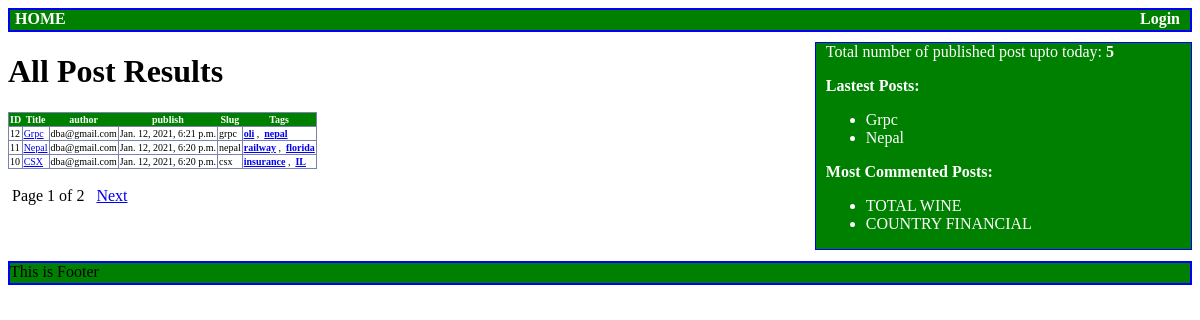
The page / on the database its author committed.
### twmblog/models.py (models this page shows, shortened)
class Post(models.Model):
    STATUS_CHOICES = (('draft', 'Draft'), ('published', 'Published'))  # Tuple inside tuple
    title = models.CharField(max_length=256)
    slug = models.SlugField(max_length=264, unique_for_date='publish')  # It is used to build SEO friendly URL
    author = models.ForeignKey(User, related_name='blog_posts', on_delete=models.CASCADE)
    body = models.TextField()
    publish = models.DateTimeField(default=timezone.now)
    created = models.DateTimeField(auto_now_add=True)  # everytime the post object is updated that time is taken
    updated = models.DateTimeField(auto_now=True)  # when save method is called that time is taken
    status = models.CharField(max_length=10, choices=STATUS_CHOICES, default='draft')
    objects = CustomManager()
    tags = TaggableManager(blank=True) # Third party application 'tagging' which is used for tagging purpose i.e we should use Post.tags.all() for this
    class Meta:
        ordering = ('-publish',)
    def get_absolute_url(self):
        return reverse('detail',
                       args=[self.publish.year, self.publish.strftime('%m'), self.publish.strftime('%d'), self.slug])

### twmblog/views.py (the view)
# urls.py: path('', views.getAllPost),
def getAllPost(request, tag_slug=None):
    user = request.user
    blogs = Post.objects.all()
    tag = None
    if tag_slug:
        tag = get_object_or_404(Tag, slug=tag_slug)
        blogs = blogs.filter(tags__in=[tag])
    paginator = Paginator(blogs, 3)  # how many results in one page you want to display?
    pageNumber = request.GET.get('page')
    try:
        blogs = paginator.page(pageNumber)
    except PageNotAnInteger:
        blogs = paginator.page(1)
    except EmptyPage:
        blogs = paginator.page(paginator.num_pages)
    ctx = {'blogs': blogs, 'classBasedView': True, 'tag': tag}
    return TemplateResponse(request, 'blog/home.html', ctx)

### twmblog/models.py (called while the page is built)
    def get_queryset(self):
        return super().get_queryset().filter(status='published')

### twmblog/templatetags/customTag.py (called while the page is built)
@register.simple_tag(name='ymsTotalPostCount')
def totalPosts():
    return Post.objects.count();

@register.inclusion_tag('blog/latestPost.html')
def getLatestPosts(count=3):
    latest_posts = Post.objects.order_by('-publish')[:count]
    return {'latest_posts' : latest_posts}

@register.simple_tag
def getMostCommentedPosts(count=3):
    return Post.objects.annotate(total_comments=Count('comments')).order_by('-total_comments')[:count]

### templates/blog/home.html
<!DOCTYPE html>
{% extends 'blog/common/base.html'%}
{% load static %}
{% load customTag %}
{% block body_part %}
  <span class="right_side_view">
      <span>Total number of published post upto today: <span style="font-weight:bold;">{% ymsTotalPostCount %}</span></span>
      <p>
          <span><strong>Lastest Posts:</strong></span>
          {% getLatestPosts 2%}
      </p>
      <p>
          <span><strong>Most Commented Posts:</strong></span>
          {% getMostCommentedPosts 2 as mostCommentedPosts%}
            <ul>
                {% for next in mostCommentedPosts %}
                <li>{{next.title}}</li>
                {% endfor %}
            </ul>
      </p>
  </span>
{% if tag %}
<h1>Posts tagged with <strong>{{tag.name}}</strong></h1>
{%else%}
<h1>All Post Results</strong></h1>
{% endif %}
{% if blogs %}
<table>
    <thead>
    <th>ID</th>
    <th>Title</th>
    <th>author</th>
    <th>publish</th>
    <th>Slug</th>
    <th>Tags</th>
    </thead>
    {% for next in blogs %}
    <tr>
        <td>{{next.id}}</td>
        <td><a href="{{next.get_absolute_url}}">{{next.title}}</a></td>
        <td>{{next.author}}</td>
        <td>{{next.publish}}</td>
        <td>{{next.slug}}</td>
        <td>
            {%for tag in next.tags.all%}
                <a href="{%url 'allPostsByTagName' tag.slug%}"><strong>{{tag.name}}</strong></a>
                {% if not forloop.last%},&nbsp;{%endif%}
             {%endfor%}
        </td>
    </tr>
    {% endfor %}
</table>
{% if classBasedView %}
    {%include 'blog/common/pagination.html' with page=blogs%}
{% else %}
    {%include 'blog/common/pagination.html' with page=page_obj%}
{% endif %}
{% else %}
<p>No Posts found</p>
{% endif %}
{% if userAuthenticated %}
<div style="display: inline-block; margin-top:30px; margin-left: 35%;">
    <span style="padding:10px;border:2px solid #abb4ab;background-color:green;text-color: white;">
        <a href="/blog/addpost" style="text-decoration: none;">
            <strong style="color: white; text-decoration: none;">Add New Post</strong>
        </a>
    </span>
    <span style="padding:10px;border:2px solid #abb4ab;background-color:green;text-color: white; margin-left: 10px;">
        <a href="/blog/adduser" style="text-decoration: none;">
            <strong style="color: white; text-decoration: none;">Add New User</strong>
        </a>
    </span>
</div>
{%else%}
    <br><br>
{% endif %}
{% endblock %}

### templates/blog/latestPost.html
<ul>
    {% for next in latest_posts %}
    <li>{{next.title}}</li>
    {% endfor %}
</ul>

### static/css/main.css (style rules this page uses)
td, table { margin:left; border:1px solid #7a83af; color:black; background:white; font-size:10px; border-collapse: collapse; margin-top:20px; }
thead { color:white; background: green; }
.right_side_view { float: right; padding-right: 10px; padding-left: 10px; border: 1px solid blue; background-color: green; width: 30%; margin-top: 10px; color: white; }

### rows shown on the page
Post: title "Grpc", id "12", author "dba@gmail.com", publish "Jan. 12, 2021, 6:21 p.m.", slug "grpc"
Post: title "Nepal", id "11", author "dba@gmail.com", publish "Jan. 12, 2021, 6:20 p.m.", slug "nepal"
Post: title "TOTAL WINE"
Post: title "COUNTRY FINANCIAL"
Tag: name "oli"
Tag: name "nepal"
Tag: name "railway"
Tag: name "florida"
Post: id "10", title "CSX", author "dba@gmail.com", publish "Jan. 12, 2021, 6:20 p.m.", slug "csx"
Tag: name "insurance"
Tag: name "IL"

### other values the page prints
{{ page.number }} "1"
{{ page.paginator.num_pages }} "2"
